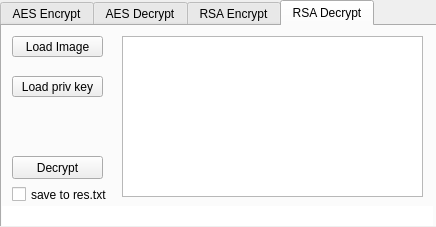
<?xml version="1.0" encoding="UTF-8"?>
<ui version="4.0">
 <class>MainWindow</class>
 <widget class="QMainWindow" name="MainWindow">
  <property name="geometry">
   <rect>
    <x>0</x>
    <y>0</y>
    <width>436</width>
    <height>227</height>
   </rect>
  </property>
  <property name="minimumSize">
   <size>
    <width>436</width>
    <height>227</height>
   </size>
  </property>
  <property name="maximumSize">
   <size>
    <width>436</width>
    <height>227</height>
   </size>
  </property>
  <property name="windowTitle">
   <string>ImageCrypt</string>
  </property>
  <widget class="QWidget" name="centralwidget">
   <property name="minimumSize">
    <size>
     <width>436</width>
     <height>226</height>
    </size>
   </property>
   <property name="maximumSize">
    <size>
     <width>436</width>
     <height>226</height>
    </size>
   </property>
   <widget class="QTabWidget" name="tabWidget">
    <property name="geometry">
     <rect>
      <x>0</x>
      <y>0</y>
      <width>441</width>
      <height>261</height>
     </rect>
    </property>
    <property name="maximumSize">
     <size>
      <width>671</width>
      <height>421</height>
     </size>
    </property>
    <property name="toolTip">
     <string>&lt;html&gt;&lt;head/&gt;&lt;body&gt;&lt;p&gt;&lt;br/&gt;&lt;/p&gt;&lt;/body&gt;&lt;/html&gt;</string>
    </property>
    <property name="whatsThis">
     <string>&lt;html&gt;&lt;head/&gt;&lt;body&gt;&lt;p&gt;&lt;br/&gt;&lt;/p&gt;&lt;/body&gt;&lt;/html&gt;</string>
    </property>
    <property name="currentIndex">
     <number>3</number>
    </property>
    <property name="movable">
     <bool>false</bool>
    </property>
    <widget class="QWidget" name="encrypt_tab">
     <attribute name="title">
      <string>AES Encrypt</string>
     </attribute>
     <widget class="QPushButton" name="pushButton">
      <property name="geometry">
       <rect>
        <x>10</x>
        <y>10</y>
        <width>91</width>
        <height>21</height>
       </rect>
      </property>
      <property name="text">
       <string>Load Image</string>
      </property>
     </widget>
     <widget class="QTextEdit" name="text_input">
      <property name="geometry">
       <rect>
        <x>120</x>
        <y>10</y>
        <width>301</width>
        <height>161</height>
       </rect>
      </property>
      <property name="placeholderText">
       <string>Input text</string>
      </property>
     </widget>
     <widget class="QLineEdit" name="Debug_area_1">
      <property name="geometry">
       <rect>
        <x>0</x>
        <y>180</y>
        <width>431</width>
        <height>20</height>
       </rect>
      </property>
      <property name="frame">
       <bool>false</bool>
      </property>
      <property name="readOnly">
       <bool>true</bool>
      </property>
     </widget>
     <widget class="QLineEdit" name="lineEdit">
      <property name="geometry">
       <rect>
        <x>10</x>
        <y>50</y>
        <width>91</width>
        <height>20</height>
       </rect>
      </property>
      <property name="placeholderText">
       <string>Input key...</string>
      </property>
     </widget>
     <widget class="QPushButton" name="pushButton_4">
      <property name="geometry">
       <rect>
        <x>10</x>
        <y>130</y>
        <width>91</width>
        <height>23</height>
       </rect>
      </property>
      <property name="text">
       <string>Encrypt</string>
      </property>
     </widget>
    </widget>
    <widget class="QWidget" name="decrypt_tab">
     <attribute name="title">
      <string>AES Decrypt</string>
     </attribute>
     <widget class="QPushButton" name="pushButton_2">
      <property name="geometry">
       <rect>
        <x>10</x>
        <y>10</y>
        <width>91</width>
        <height>21</height>
       </rect>
      </property>
      <property name="text">
       <string>Load Image</string>
      </property>
     </widget>
     <widget class="QTextEdit" name="text_output">
      <property name="geometry">
       <rect>
        <x>120</x>
        <y>10</y>
        <width>301</width>
        <height>161</height>
       </rect>
      </property>
      <property name="readOnly">
       <bool>true</bool>
      </property>
     </widget>
     <widget class="QLineEdit" name="Debug_area_2">
      <property name="geometry">
       <rect>
        <x>0</x>
        <y>180</y>
        <width>431</width>
        <height>20</height>
       </rect>
      </property>
      <property name="frame">
       <bool>false</bool>
      </property>
      <property name="readOnly">
       <bool>true</bool>
      </property>
     </widget>
     <widget class="QLineEdit" name="lineEdit_2">
      <property name="geometry">
       <rect>
        <x>10</x>
        <y>50</y>
        <width>91</width>
        <height>20</height>
       </rect>
      </property>
      <property name="placeholderText">
       <string>Input key...</string>
      </property>
     </widget>
     <widget class="QPushButton" name="pushButton_3">
      <property name="geometry">
       <rect>
        <x>10</x>
        <y>130</y>
        <width>91</width>
        <height>23</height>
       </rect>
      </property>
      <property name="text">
       <string>Decrypt</string>
      </property>
     </widget>
     <widget class="QCheckBox" name="checkBox">
      <property name="geometry">
       <rect>
        <x>10</x>
        <y>160</y>
        <width>111</width>
        <height>17</height>
       </rect>
      </property>
      <property name="text">
       <string>save to res.txt</string>
      </property>
     </widget>
    </widget>
    <widget class="QWidget" name="rsa_enc">
     <attribute name="title">
      <string>RSA Encrypt</string>
     </attribute>
     <widget class="QPushButton" name="pushButton_5">
      <property name="geometry">
       <rect>
        <x>10</x>
        <y>10</y>
        <width>91</width>
        <height>21</height>
       </rect>
      </property>
      <property name="text">
       <string>Load Image</string>
      </property>
     </widget>
     <widget class="QPushButton" name="pushButton_6">
      <property name="geometry">
       <rect>
        <x>10</x>
        <y>130</y>
        <width>91</width>
        <height>23</height>
       </rect>
      </property>
      <property name="text">
       <string>Encrypt</string>
      </property>
     </widget>
     <widget class="QTextEdit" name="text_input_2">
      <property name="geometry">
       <rect>
        <x>120</x>
        <y>10</y>
        <width>301</width>
        <height>161</height>
       </rect>
      </property>
      <property name="placeholderText">
       <string>Input text</string>
      </property>
     </widget>
     <widget class="QPushButton" name="pushButton_7">
      <property name="geometry">
       <rect>
        <x>10</x>
        <y>50</y>
        <width>91</width>
        <height>21</height>
       </rect>
      </property>
      <property name="text">
       <string>Load pub key</string>
      </property>
     </widget>
     <widget class="QLineEdit" name="Debug_area_6">
      <property name="geometry">
       <rect>
        <x>0</x>
        <y>180</y>
        <width>431</width>
        <height>20</height>
       </rect>
      </property>
      <property name="frame">
       <bool>false</bool>
      </property>
      <property name="readOnly">
       <bool>true</bool>
      </property>
     </widget>
    </widget>
    <widget class="QWidget" name="rsa_dec">
     <attribute name="title">
      <string>RSA Decrypt</string>
     </attribute>
     <widget class="QPushButton" name="pushButton_15">
      <property name="geometry">
       <rect>
        <x>10</x>
        <y>10</y>
        <width>91</width>
        <height>21</height>
       </rect>
      </property>
      <property name="text">
       <string>Load Image</string>
      </property>
     </widget>
     <widget class="QTextEdit" name="text_output_3">
      <property name="geometry">
       <rect>
        <x>120</x>
        <y>10</y>
        <width>301</width>
        <height>161</height>
       </rect>
      </property>
      <property name="readOnly">
       <bool>true</bool>
      </property>
     </widget>
     <widget class="QPushButton" name="pushButton_16">
      <property name="geometry">
       <rect>
        <x>10</x>
        <y>130</y>
        <width>91</width>
        <height>23</height>
       </rect>
      </property>
      <property name="text">
       <string>Decrypt</string>
      </property>
     </widget>
     <widget class="QCheckBox" name="checkBox_3">
      <property name="geometry">
       <rect>
        <x>10</x>
        <y>160</y>
        <width>111</width>
        <height>17</height>
       </rect>
      </property>
      <property name="text">
       <string>save to res.txt</string>
      </property>
     </widget>
     <widget class="QLineEdit" name="Debug_area_5">
      <property name="geometry">
       <rect>
        <x>0</x>
        <y>180</y>
        <width>431</width>
        <height>20</height>
       </rect>
      </property>
      <property name="frame">
       <bool>false</bool>
      </property>
      <property name="readOnly">
       <bool>true</bool>
      </property>
     </widget>
     <widget class="QPushButton" name="pushButton_17">
      <property name="geometry">
       <rect>
        <x>10</x>
        <y>50</y>
        <width>91</width>
        <height>21</height>
       </rect>
      </property>
      <property name="text">
       <string>Load priv key</string>
      </property>
     </widget>
    </widget>
   </widget>
  </widget>
 </widget>
 <resources/>
 <connections/>
</ui>
